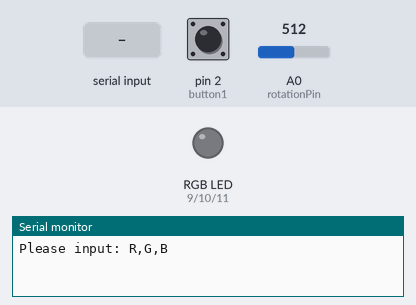
This sketch was run on a simulated Arduino Uno, built with avr-gcc and run on an emulated ATmega328P. On the bench: an RGB LED mixed from three pins (HIGH = lit), the last lines printed to the serial monitor. The inputs (shaded band) are chosen by the test bench; at power-on: pin 2 (button1) LOW, A0 (rotationPin) = 512. Dim RGB values are drawn brighter than linear.

Above: at 1.2 s.
1.3 s: "R" received over Serial
At 2.6 s:
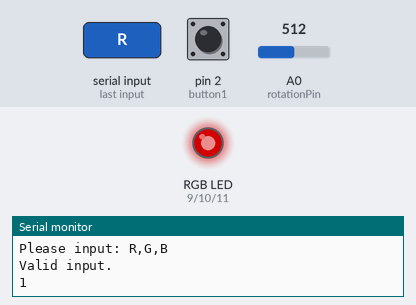
3.3 s: "1" received over Serial
4.8 s: "G" received over Serial
At 6.5 s:
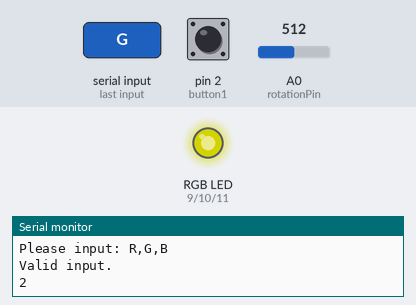
Timing chart, 0 to 8.0 s (numbered marks = the images above; inputs shaded):
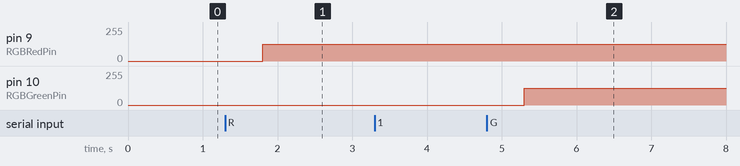

The sketch:

lab_6_level_4__not_fully_functional_.ino
```cpp
int RGBRedPin = 9; //The red RGB LED is connected pin 9 of the Arduino.
int RGBGreenPin = 10; //The green RGB LED is connected pin 10 of the Arduino.
int RGBBluePin = 11; //The blue RGB LED is connected pin 11 of the Arduino.
int fadeDelay = 5; //This is the number of milliseconds that it will take between steps
int rotationPin = A0; //The rotation sensor is plugged into pin A0 of the Arduino.
int button1 = 2;//The button is connect to pin 2 of the Arduino.
int input; // for incoming serial data
int previousInput = -1;
int red;
int green;
int blue;
int data;
int count;
bool goodValue;

void setup() { //The Setup function runs once.
pinMode(RGBRedPin, OUTPUT); //Setup red RGB LED pin as an output pin.
pinMode(RGBGreenPin, OUTPUT); //Setup green RGB LED pin as an output pin.
pinMode(RGBBluePin, OUTPUT); //Setup blue RGB LED pin as an output pin.
pinMode(rotationPin,INPUT); //Setup rotationPin pin as an input pin.
pinMode(button1, INPUT); //Setup button1 pin as an input pin.
Serial.begin(9600);
attachInterrupt(digitalPinToInterrupt(button1), lockBrightness, RISING);
}

void loop() { //The loop function runs forever.
  data = analogRead(rotationPin); //Read the value from the light sensor and store it
  data = map(data,0,1023,0,255); //map the data value to brightness
  if(count == 0) {
    Serial.println("Please input: R,G,B");
  }
  while(Serial.available()==0){}
  input = Serial.read();
  validateInput();
  if(goodValue == true) {
    if(count == 0) {
      lockBrightness();
    }
    setBrightness();
  }

/*Serial.print("Red:");
Serial.print(red);
Serial.print(", Green:");
Serial.print(green);
Serial.print(", Blue:");
Serial.println(blue);*/
}

void validateInput() {
  if ((input == 82 || input == 71 || input == 66) && input != previousInput) {
    Serial.println("Valid input.");
    previousInput = input;
    goodValue = true;
  } else {
    if (input == previousInput) {
      Serial.println("You've already entered that value. Enter a different one.");
      count = 0;
      goodValue = false;
    } else {
      Serial.println("Invalid input.");
      count = 0;
      goodValue = false;
    }
  }
}

void setBrightness() {
  if(count == 1) {
    analogWrite(RGBRedPin, data);
    red = data;
  }else if(count == 2) {
    analogWrite(RGBGreenPin, data);
    green = data;
  }else if(count == 3) {
    analogWrite(RGBBluePin, data);
    blue = data;
  }
}

void lockBrightness() {
  if(input == 82) {(count = 1);}
  else if(input == 71) {(count = 2);}
  else if(input == 66) {(count = 3);}
  Serial.println(count);
  delay(500);
}
```

Measured:
- after the input at 1.3 s, pin 9 (RGBRedPin): 0/255 → 127/255 after 0.50 s
- after the input at 4.8 s, pin 10 (RGBGreenPin): 0/255 → 127/255 after 0.50 s
